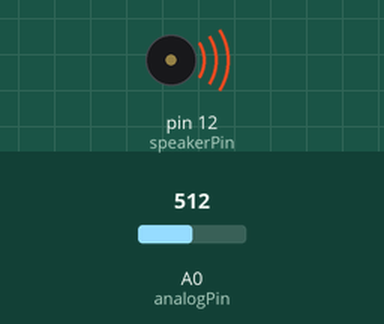
Bench run of a sketch on a simulated Arduino Nano, built with avr-gcc and run on an emulated ATmega328P. Parts: buzzer (waves = sounding). The test bench sets the inputs (shaded band); at power-on: A0 (analogPin) = 512. What the sketch prints to the serial monitor is not drawn.

Above: at 0.1 s.
Timing chart, 0 to 1.6 s (numbered marks = the images above):
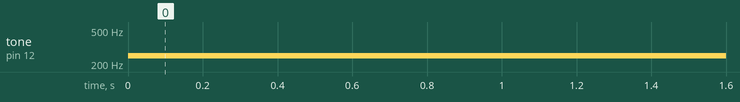

The sketch:

05_theremin.ino
```cpp
int speakerPin = 12;
int analogPin = A0;

void setup() {
  Serial.begin(9600);
}

void loop() {
  int sensorValue = analogRead(analogPin);
  Serial.println(sensorValue);
  Serial.println(float(sensorValue) / 1023 * 5);
  int pitch = 200 + sensorValue / 10;
  tone(speakerPin, pitch);
}
```

Measured:
- by itself, tone on pin 12 (speakerPin): silent → 251 Hz at 0.00 s
